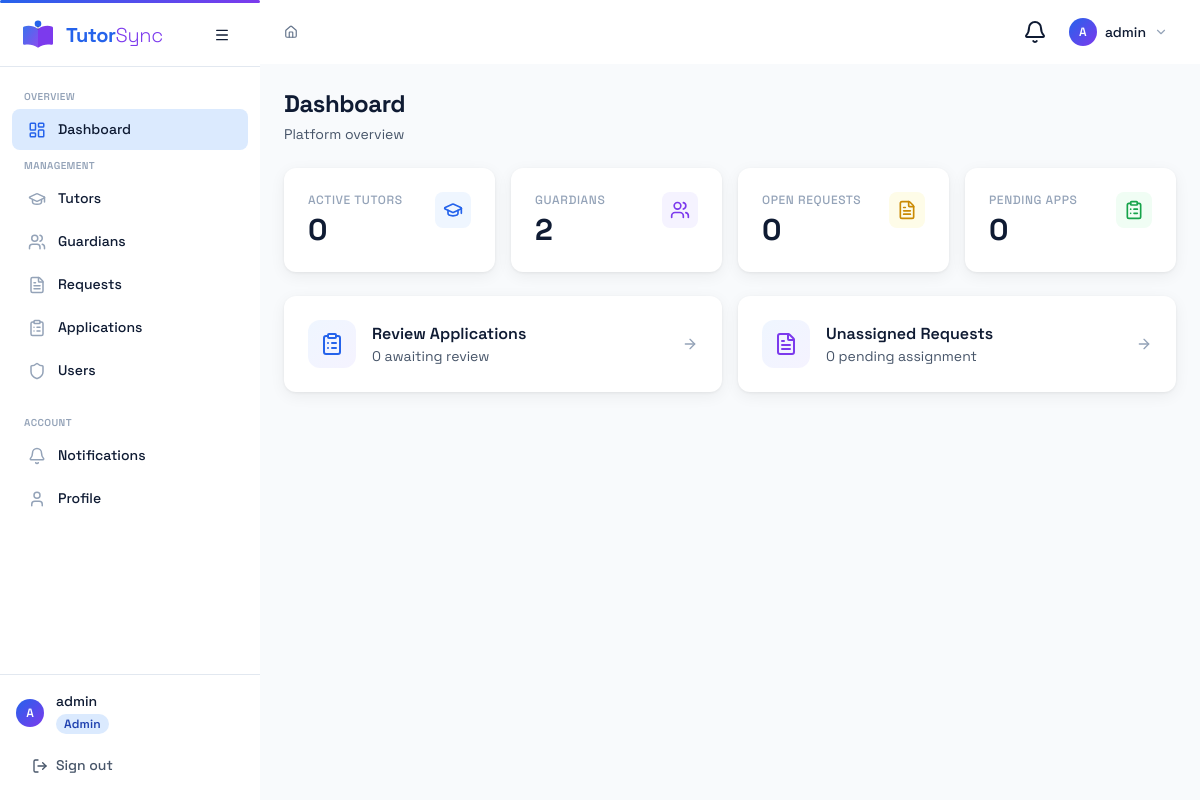
Page /dashboard/ (signed in) on the earlier database version.
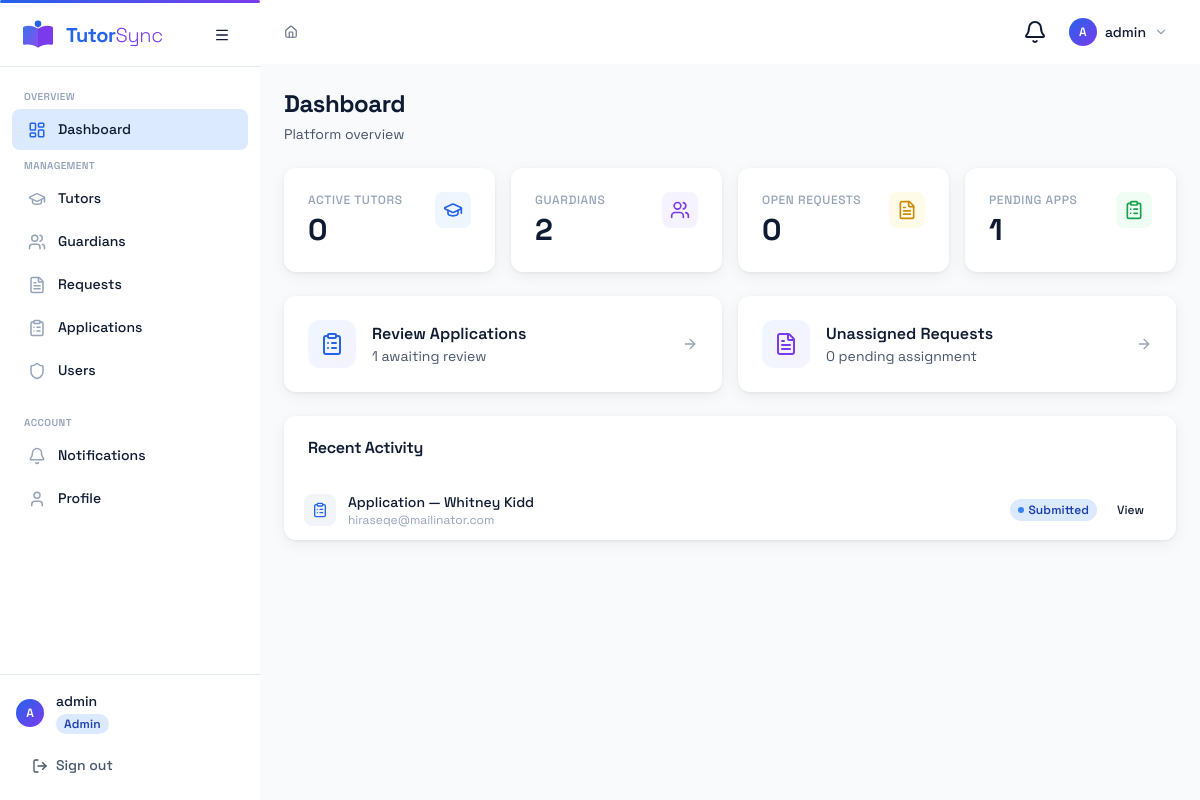
Same page on the later database version.
### accounts/models.py (models this page shows, shortened)
class User(AbstractUser):
    ROLE_CHOICES = [
        ('admin', 'Admin'),
        ('tutor', 'Tutor'),
        ('guardian', 'Guardian'),
    ]
    role = models.CharField(max_length=20, choices=ROLE_CHOICES, default='guardian', db_index=True)
    phone = models.CharField(max_length=20, blank=True)
    avatar = models.ImageField(upload_to='avatars/', blank=True)
    created_at = models.DateTimeField(auto_now_add=True)

### tutors/models.py (models this page shows, shortened)
class TutorApplication(models.Model):
    full_name = models.CharField(max_length=200)
    email = models.EmailField()
    phone = models.CharField(max_length=20)
    subjects = models.ManyToManyField('core.Subject', blank=True)
    education = models.TextField()
    experience = models.TextField()
    resume = models.FileField(upload_to='resumes/')
    id_document = models.FileField(upload_to='ids/', blank=True)
    status = models.CharField(max_length=20, choices=APPLICATION_STATUS, default='submitted', db_index=True)
    reviewed_by = models.ForeignKey(
        settings.AUTH_USER_MODEL,
        null=True, blank=True,
        on_delete=models.SET_NULL,
        related_name='reviewed_applications',
    )
    reviewer_notes = models.TextField(blank=True)
    submitted_at = models.DateTimeField(auto_now_add=True)
    updated_at = models.DateTimeField(auto_now=True)
    class Meta:
        ordering = ['-submitted_at']

### dashboard/views.py (the view, shortened to what this page needs)
# urls.py: path('dashboard/', views.dashboard_view, name='dashboard'),
@login_required
def dashboard_view(request):
    user = request.user
    context = {}
    if user.role == 'admin' or user.is_staff:
        from accounts.models import User
        from guardians.models import GuardianProfile
        from requests.models import TutorRequest
        from tutors.models import TutorApplication, TutorProfile
        recent_requests = list(
            TutorRequest.objects.select_related('guardian__user', 'subject').order_by('-updated_at')[:10]
        )
        for r in recent_requests:
            r.activity_type = 'request'
        recent_apps = list(TutorApplication.objects.order_by('-updated_at')[:10])
        for a in recent_apps:
            a.activity_type = 'application'
        recent_activity = sorted(
            chain(recent_requests, recent_apps),
            key=lambda x: x.updated_at,
            reverse=True,
        )[:10]
        context = {
            'total_active_tutors': TutorProfile.objects.filter(status='active').count(),
            'total_guardians': GuardianProfile.objects.count(),
            'open_requests': TutorRequest.objects.filter(status='pending').count(),
            'pending_applications': TutorApplication.objects.filter(status='submitted').count(),
            'recent_activity': recent_activity,
        }
        template = 'dashboard/admin.html'
    else:
        template = 'dashboard/guardian.html'
    return render(request, template, context)

### templates/dashboard/admin.html (shortened to what this page needs)
{% extends "base.html" %}
{% block content %}
<div class="space-y-6">
  <div>
    <h1 class="text-2xl font-bold tracking-tight" style="color:var(--color-ink)">Dashboard</h1>
    <p class="text-sm mt-1" style="color:var(--color-ink-muted)">Platform overview</p>
  </div>
  <div class="grid grid-cols-2 lg:grid-cols-4 gap-4">
    <div class="ts-card ts-card-body">
      <div class="flex items-start justify-between">
        <div>
          <p class="text-xs font-medium uppercase tracking-wider" style="color:var(--color-ink-faint)">Active Tutors</p>
          <p class="text-3xl font-bold mt-1" style="color:var(--color-ink)">{{ total_active_tutors }}</p>
        </div>
        <div class="p-2 rounded-lg" style="background:var(--color-primary-50)">
          <i data-lucide="graduation-cap" class="w-5 h-5" style="color:var(--color-primary)"></i>
        </div>
      </div>
    </div>
    <div class="ts-card ts-card-body">
      <div class="flex items-start justify-between">
        <div>
          <p class="text-xs font-medium uppercase tracking-wider" style="color:var(--color-ink-faint)">Guardians</p>
          <p class="text-3xl font-bold mt-1" style="color:var(--color-ink)">{{ total_guardians }}</p>
        </div>
        <div class="p-2 rounded-lg" style="background:var(--color-accent-50)">
          <i data-lucide="users" class="w-5 h-5" style="color:var(--color-accent)"></i>
        </div>
      </div>
    </div>
    <div class="ts-card ts-card-body">
      <div class="flex items-start justify-between">
        <div>
          <p class="text-xs font-medium uppercase tracking-wider" style="color:var(--color-ink-faint)">Open Requests</p>
          <p class="text-3xl font-bold mt-1" style="color:var(--color-ink)">{{ open_requests }}</p>
        </div>
        <div class="p-2 rounded-lg bg-yellow-50">
          <i data-lucide="file-text" class="w-5 h-5 text-yellow-600"></i>
        </div>
      </div>
    </div>
    <div class="ts-card ts-card-body">
      <div class="flex items-start justify-between">
        <div>
          <p class="text-xs font-medium uppercase tracking-wider" style="color:var(--color-ink-faint)">Pending Apps</p>
          <p class="text-3xl font-bold mt-1" style="color:var(--color-ink)">{{ pending_applications }}</p>
        </div>
        <div class="p-2 rounded-lg bg-green-50">
          <i data-lucide="clipboard-list" class="w-5 h-5 text-green-600"></i>
        </div>
      </div>
    </div>
  </div>
  <div class="grid grid-cols-1 sm:grid-cols-2 gap-4">
    <a href="/admin/applications/?status=submitted" class="ts-card ts-card-body flex items-center gap-4 hover:shadow-md transition-shadow" style="text-decoration:none">
      <div class="p-3 rounded-xl" style="background:var(--gradient-subtle)">
        <i data-lucide="clipboard-list" class="w-6 h-6" style="color:var(--color-primary)"></i>
      </div>
      <div>
        <p class="font-semibold" style="color:var(--color-ink)">Review Applications</p>
        <p class="text-sm" style="color:var(--color-ink-muted)">{{ pending_applications }} awaiting review</p>
      </div>
      <i data-lucide="arrow-right" class="w-4 h-4 ml-auto" style="color:var(--color-ink-faint)"></i>
    </a>
    <a href="/requests/?status=pending" class="ts-card ts-card-body flex items-center gap-4 hover:shadow-md transition-shadow" style="text-decoration:none">
      <div class="p-3 rounded-xl" style="background:var(--gradient-subtle)">
        <i data-lucide="file-text" class="w-6 h-6" style="color:var(--color-accent)"></i>
      </div>
      <div>
        <p class="font-semibold" style="color:var(--color-ink)">Unassigned Requests</p>
        <p class="text-sm" style="color:var(--color-ink-muted)">{{ open_requests }} pending assignment</p>
      </div>
      <i data-lucide="arrow-right" class="w-4 h-4 ml-auto" style="color:var(--color-ink-faint)"></i>
    </a>
  </div>
  {% if recent_activity %}
  <div class="ts-card">
    <div class="ts-card-header">
      <h2 class="font-semibold" style="color:var(--color-ink)">Recent Activity</h2>
    </div>
    <div class="divide-y" style="border-color:var(--color-border)">
      {% for item in recent_activity %}
      <div class="flex items-center gap-3 px-5 py-3">
        <div class="flex-shrink-0 p-2 rounded-lg" style="background:var(--color-surface-2)">
          {% if item.activity_type == 'request' %}
          <i data-lucide="file-text" class="w-4 h-4" style="color:var(--color-accent)"></i>
          {% else %}
          <i data-lucide="clipboard-list" class="w-4 h-4" style="color:var(--color-primary)"></i>
          {% endif %}
        </div>
        <div class="flex-1 min-w-0">
          {% if item.activity_type == 'request' %}
          <p class="text-sm font-medium truncate" style="color:var(--color-ink)">
            Request #{{ item.pk }} — {{ item.subject }}
          </p>
          <p class="text-xs" style="color:var(--color-ink-faint)">
            {{ item.guardian.user.get_full_name|default:item.guardian.user.username }}
          </p>
          {% else %}
          <p class="text-sm font-medium truncate" style="color:var(--color-ink)">
            Application — {{ item.full_name }}
          </p>
          <p class="text-xs" style="color:var(--color-ink-faint)">{{ item.email }}</p>
          {% endif %}
        </div>
        <div class="flex items-center gap-2 flex-shrink-0">
          {% include "components/badge.html" with status=item.status label=item.get_status_display %}
          {% if item.activity_type == 'request' %}
          <a href="{% url 'request_detail' item.pk %}" class="ts-btn ts-btn-sm ts-btn-secondary">View</a>
          {% else %}
          <a href="{% url 'application_detail' item.pk %}" class="ts-btn ts-btn-sm ts-btn-secondary">View</a>
          {% endif %}
        </div>
      </div>
      {% endfor %}
    </div>
  </div>
  {% endif %}
</div>
{% endblock %}

### templates/components/sidebar.html (shortened to what this page needs)
<aside id="ts-sidebar" class="ts-sidebar">
  <div class="ts-sidebar-header flex items-center px-5 h-16 border-b" style="border-color:var(--color-border)">
    {% include "components/logo.html" with size="md" %}
    <button id="ts-sidebar-toggle" class="ts-btn ts-btn-ghost ts-btn-icon ml-auto flex-shrink-0" aria-label="Toggle sidebar">
      <i data-lucide="menu" class="w-4 h-4"></i>
    </button>
  </div>
  <nav class="flex-1 overflow-y-auto py-4 overflow-x-hidden">
    {% if user.role == 'admin' or user.is_staff %}
    <span class="ts-nav-section-label">Overview</span>
    <a href="{% url 'dashboard' %}"         class="ts-nav-item {% if request.resolver_match.url_name == 'dashboard' %}active{% endif %}">
      <i data-lucide="layout-dashboard" class="w-4.5 h-4.5"></i>
      <span class="nav-label">Dashboard</span>
    </a>
    <span class="ts-nav-section-label">Management</span>
    <a href="{% url 'tutor_list' %}"         class="ts-nav-item {% if 'tutor' in request.resolver_match.url_name %}active{% endif %}">
      <i data-lucide="graduation-cap" class="w-4.5 h-4.5"></i>
      <span class="nav-label">Tutors</span>
    </a>
    <a href="{% url 'guardian_list' %}"      class="ts-nav-item {% if 'guardian' in request.resolver_match.url_name %}active{% endif %}">
      <i data-lucide="users" class="w-4.5 h-4.5"></i>
      <span class="nav-label">Guardians</span>
    </a>
    <a href="{% url 'request_list' %}"       class="ts-nav-item {% if 'request' in request.resolver_match.url_name %}active{% endif %}">
      <i data-lucide="file-text" class="w-4.5 h-4.5"></i>
      <span class="nav-label">Requests</span>
    </a>
    <a href="{% url 'application_list' %}"   class="ts-nav-item {% if 'application' in request.resolver_match.url_name %}active{% endif %}">
      <i data-lucide="clipboard-list" class="w-4.5 h-4.5"></i>
      <span class="nav-label">Applications</span>
    </a>
    <a href="{% url 'admin_user_list' %}"    class="ts-nav-item {% if 'admin_user' in request.resolver_match.url_name %}active{% endif %}">
      <i data-lucide="shield" class="w-4.5 h-4.5"></i>
      <span class="nav-label">Users</span>
    </a>
    {% endif %}
    <div class="mt-auto pt-4">
      <span class="ts-nav-section-label">Account</span>
      <a href="{% url 'notifications' %}"     class="ts-nav-item {% if request.resolver_match.url_name == 'notifications' %}active{% endif %}">
        <i data-lucide="bell" class="w-4.5 h-4.5"></i>
        <span class="nav-label">Notifications</span>
      </a>
      <a href="{% url 'profile' %}"           class="ts-nav-item {% if request.resolver_match.url_name == 'profile' %}active{% endif %}">
        <i data-lucide="user" class="w-4.5 h-4.5"></i>
        <span class="nav-label">Profile</span>
      </a>
    </div>
  </nav>
  <div class="ts-sidebar-footer p-4 border-t" style="border-color:var(--color-border)">
    <div class="flex items-center gap-3 overflow-hidden">
      <div class="ts-avatar ts-avatar-sm flex-shrink-0">{{ user.get_full_name|first|default:user.username|first|upper }}</div>
      <div class="nav-label min-w-0">
        <p class="text-sm font-medium truncate" style="color:var(--color-ink)">{{ user.get_full_name|default:user.username }}</p>
        <span class="ts-badge ts-role-{{ user.role }} text-xs">{{ user.role|title }}</span>
      </div>
    </div>
    <a href="{% url 'logout' %}" class="ts-btn ts-btn-ghost ts-sidebar-logout mt-3 w-full justify-start" style="color:var(--color-ink-muted)">
      <i data-lucide="log-out" class="w-4 h-4 flex-shrink-0"></i>
      <span class="nav-label">Sign out</span>
    </a>
  </div>
</aside>

### templates/components/topbar.html (shortened to what this page needs)
<header class="ts-topbar">
  <nav class="ts-breadcrumb flex-1" aria-label="Breadcrumb">
    {% block breadcrumb %}
    <a href="{% url 'dashboard' %}">
      <i data-lucide="home" class="w-3.5 h-3.5 inline-block -mt-0.5"></i>
    </a>
    {% endblock %}
  </nav>
  <div class="flex items-center gap-2">
    <div class="relative">
      <button id="ts-notif-btn" class="ts-btn ts-btn-ghost ts-btn-icon relative" aria-label="Notifications">
        <i data-lucide="bell" class="w-4.5 h-4.5"></i>
      </button>
    </div>
    <div class="relative">
      <button id="ts-user-menu-btn" class="flex items-center gap-2 ts-btn ts-btn-ghost px-2" aria-label="User menu">
        <div class="ts-avatar ts-avatar-sm">{{ user.get_full_name|first|default:user.username|first|upper }}</div>
        <span class="hidden md:block text-sm font-medium" style="color:var(--color-ink)">{{ user.get_full_name|default:user.username }}</span>
        <i data-lucide="chevron-down" class="w-3.5 h-3.5 hidden md:block" style="color:var(--color-ink-faint)"></i>
      </button>
    </div>
  </div>
</header>

### templates/components/badge.html (shortened to what this page needs)
{% with s=status|lower %}
<span class="ts-badge
  {% if s == 'pending' %}ts-badge-pending
  {% elif s == 'under_review' or s == 'review' %}ts-badge-review
  {% elif s == 'matched' or s == 'approved' or s == 'active' %}ts-badge-matched
  {% elif s == 'rejected' or s == 'cancelled' %}ts-badge-rejected
  {% elif s == 'closed' or s == 'inactive' %}ts-badge-closed
  {% elif s == 'interview' %}ts-badge-interview
  {% elif s == 'submitted' %}ts-badge-review
  {% elif s == 'suspended' %}ts-badge-suspended
  {% else %}ts-badge-closed
  {% endif %}">
  <span class="inline-block w-1.5 h-1.5 rounded-full
    {% if s == 'pending' %}bg-yellow-500
    {% elif s == 'under_review' or s == 'review' or s == 'submitted' %}bg-blue-500
    {% elif s == 'matched' or s == 'approved' or s == 'active' %}bg-green-500
    {% elif s == 'rejected' or s == 'cancelled' %}bg-red-500
    {% elif s == 'closed' or s == 'inactive' %}bg-slate-400
    {% elif s == 'interview' %}bg-purple-500
    {% elif s == 'suspended' %}bg-amber-500
    {% else %}bg-slate-400
    {% endif %}"></span>
  {{ label|default:status|title }}
</span>
{% endwith %}

Differences in the rows shown:
added TutorApplication: full_name "Whitney Kidd", email "hiraseqe@mailinator.com", status "Submitted", shows "View"
Other differences:
{{ pending_applications }}: "0" → "1"
text now shown: "Recent Activity"
